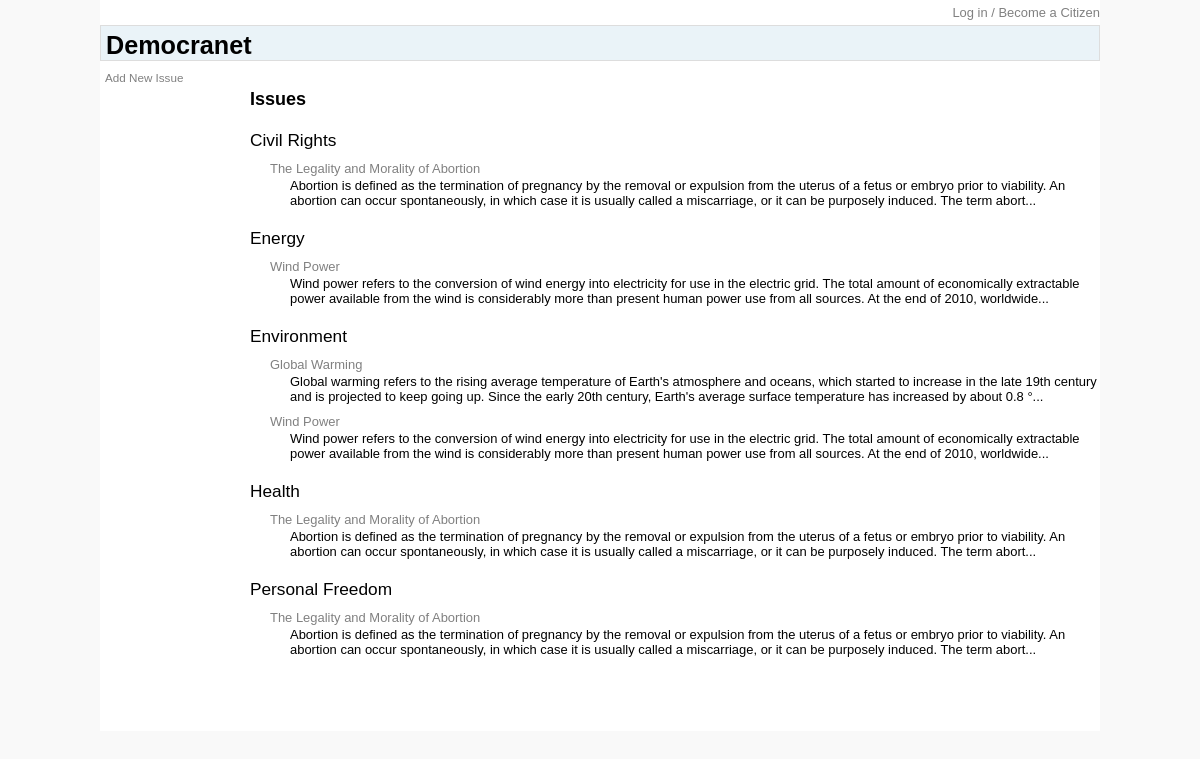
The page / on the database its author committed.
### tables this page shows
CREATE TABLE `issues` (
  `issue_id` int(11) NOT NULL AUTO_INCREMENT,
  `name` varchar(100) NOT NULL,
  `description` varchar(3000) NOT NULL,
  `refs` varchar(10000) DEFAULT NULL,
  PRIMARY KEY (`issue_id`)
);

CREATE TABLE `categories` (
  `category_id` int(11) NOT NULL AUTO_INCREMENT,
  `name` varchar(100) NOT NULL,
  PRIMARY KEY (`category_id`)
);

### inc/util_mysql.php (called while the page is built, shortened)
<?php
function execute_query($sql) {
	global $db;
	$result = mysql_query($sql, $db)
		or die("Could not execute the query: " . mysql_error() . "<br />sql = {$sql}");
	return $result;
}
function fetch_line($result) {
	return mysql_fetch_array($result, MYSQL_ASSOC);
}
?>

### index.php (the view, shortened to what this page needs)
<?php
include ("inc/util_mysql.php");
$citizen = new citizen();
?>
<!DOCTYPE HTML PUBLIC "-//W3C//DTD HTML 4.01 Transitional//EN" "http://www.w3.org/TR/html4/loose.dtd">
<html>
<head>
	<link rel="stylesheet" type="text/css" href="style/democranet.css" />
</head>
<body>
<div id="container">
	<div id="login">
<?php
if ($citizen->id) {
	echo "<p><a href=\"citizen.php\">{$citizen->name}</a>&nbsp;<a href=\"login.php?a=lo&r=index.php\">Log out</a></p>";
} else {
	echo "<p><a href=\"login.php\">Log in / Become a Citizen</a></p>";
}
?>
	</div>
	<div id="header">
		<h1>Democranet</h1>
	</div>
	<div id="container-content">
		<div id="navigation-left">
			<ul>
				<li><a href="issue.php">Add New Issue</a></li>
			</ul>
		</div>
		<div id="content">
			<h3>Issues</h3>
<?php echo get_issue_list(); ?>
		</div>
	</div>
</div>
</body>
</html>
<?php
function get_issue_list() {
	$ret = "<div id=\"issue_list\">";
	$sql = "SELECT c.name category_name, i.issue_id issue_id, i.name issue_name, CONCAT(LEFT(i.description, 270), '...') issue_description
		FROM issues i
		LEFT JOIN issue_category ic ON i.issue_id = ic.issue_id
		LEFT JOIN categories c ON ic.category_id = c.category_id
		ORDER BY c.name ASC";
	$result = execute_query($sql);
	$last_category = "";
	while ($line = fetch_line($result)) {
		$this_category = $line['category_name'];
		if ($this_category != $last_category) {
			$ret .= "<p class=\"is_ca\">{$line['category_name']}</p>\n";
		} elseif ($this_category == null) {
			$ret .= "<p class=\"is_ca\">(Uncategorized)</p>\n";
		}
		$ret .= "<p class=\"is_ti\"><a href=\"issue.php?iid={$line['issue_id']}\" />{$line['issue_name']}</a>
				<p class=\"is_de\">{$line['issue_description']}</p>";
		$last_category = $this_category;
	}
	$ret .= "</div>";
	return $ret;
}
?>

### style/democranet.css (style rules this page uses)
body { font-family: arial, sans-serif; font-size: 0.9em; background: #f9f9f9; margin: 0; }
h1 { font-size: 1.75em; }
h3 { font-size: 1.25em; }
p { font-size: 0.9em; }
li { font-size: 0.9em; }
#container { margin: 0 auto; width: 1000px; background: #fff; }
#login { background: #fff; text-align: right; padding: 5px 0 5px 0; }
#login p { margin: 0; }
#header { background: #EAF3F8; border-style: solid; border-width: 1px; border-color: #dddddd; padding: 5px 0 0 5px; }
#header h1 { margin: 0; }
#container-content { float: left; width: 1000px; background: #fff; }
#navigation-left { font-size: 0.9em; float: left; width: 145px; padding: 10px 0 0 5px; display: inline; }
#navigation-left ul { margin: 0; padding: 0; }
#navigation-left ul li { margin: 0 0 1em; padding: 0; list-style-type: none; }
a:link { text-decoration: none; color: gray; }
#content { min-height: 650px; float: left; width: 850px; padding: 10px 0; }

### index.php (style rules this page uses)
p.is_ca { margin: 20px 0 2px 0; font-size: 120%; }
p.is_ti { margin: 10px 0 2px 20px; }
p.is_de { margin: 0 0 0 40px; }
#issue_list a:link { text-decoration: none; color: gray; }

### rows shown on the page
issues: categories.name "Civil Rights", name "The Legality and Morality of Abortion", issue_description "Abortion is defined as the termination of pregnancy by the removal or expulsion from the uterus of a fetus or embryo prior to viability. An abortion can occur spontaneously, in which case it is usually called a miscarriage, or it can be purposely induced. The term abort...", categories.name "Health", categories.name "Personal Freedom"
issues: categories.name "Energy", name "Wind Power", issue_description "Wind power refers to the conversion of wind energy into electricity for use in the electric grid. The total amount of economically extractable power available from the wind is considerably more than present human power use from all sources. At the end of 2010, worldwide..."
issues: categories.name "Environment", name "Global Warming", issue_description "Global warming refers to the rising average temperature of Earth's atmosphere and oceans, which started to increase in the late 19th century and is projected to keep going up. Since the early 20th century, Earth's average surface temperature has increased by about 0.8 °..."
